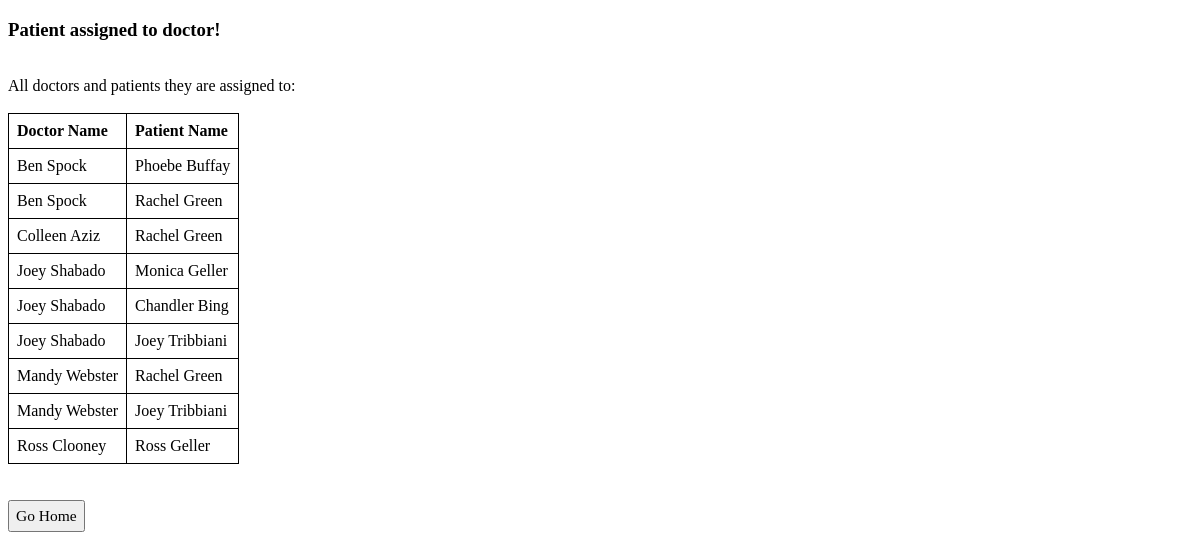
Screenshot of /doctorassigned.php with the database file from the repository.
### tables this page shows
CREATE TABLE doctor (licensenum CHAR(4) NOT NULL, firstname VARCHAR(20) NOT NULL, lastname VARCHAR(20) NOT NULL, licensedate DATE NOT NULL, birthdate DATE NOT NULL, hosworksat CHAR(3), specialty VARCHAR(30), PRIMARY KEY(licensenum));

CREATE TABLE patient (ohipnum CHAR(9) NOT NULL, firstname VARCHAR(20) NOT NULL, lastname VARCHAR(20) NOT NULL, birthdate DATE NOT NULL, PRIMARY KEY(ohipnum));

### doctorassigned.php (the view, shortened to what this page needs)
<!DOCTYPE html>
<html>
<head>
    <link rel="stylesheet" type="text/css" href="styles.css">
</head>
<body>
<?php
    include 'connecttodb.php';
    echo "<h3>" . "Patient assigned to doctor!" . "</h3>";
    echo "<br>";
    $query = "SELECT doctor.firstname as docfname, doctor.lastname as doclname, patient.firstname as pfname, patient.lastname as plname FROM doctor, patient, looksafter WHERE doctor.licensenum = looksafter.licensenum AND patient.ohipnum = looksafter.ohipnum ORDER BY docfname";
    $result=mysqli_query($connection, $query);
    echo "All doctors and patients they are assigned to:<br><br>";
    echo "<table>";
    echo "<tr>";
    echo "<th>" . "Doctor Name" . "</th>";
    echo "<th>" . "Patient Name" . "</th>";
    echo "</tr>";
    while ($row=mysqli_fetch_assoc($result)) {
        echo "<tr>";
        echo "<td>" . $row["docfname"] . " " . $row["doclname"] . "</td>";
        echo "<td>" . $row["pfname"] . " " . $row["plname"] . "</td>";
        echo "</tr>";
    }
    echo "<table><br><br>";
?>
<form action="home.php" method="post" id="home">
<input type="submit" value="Go Home">
</form>
</body>
</html>

### styles.css (style rules this page uses)
h3 { font-family: "Times New Roman"; }
body { font-family: "Georgia"; }
input { font-family: "Georgia"; font-size: 15.5px; padding: 5px 6px; }
table, th, td { border: 1px solid black; border-collapse: collapse; padding: 8px; }
th { text-align: left; }

### rows the page displays
doctor: firstname "Ben", lastname "Spock", patient.firstname "Phoebe", patient.lastname "Buffay", patient.firstname "Rachel", patient.lastname "Green"
doctor: firstname "Colleen", lastname "Aziz", patient.firstname "Rachel", patient.lastname "Green"
doctor: firstname "Joey", lastname "Shabado", patient.firstname "Monica", patient.lastname "Geller", patient.firstname "Chandler", patient.lastname "Bing", patient.firstname "Joey", patient.lastname "Tribbiani"
doctor: firstname "Mandy", lastname "Webster", patient.firstname "Rachel", patient.lastname "Green", patient.firstname "Joey", patient.lastname "Tribbiani"
doctor: firstname "Ross", lastname "Clooney", patient.firstname "Ross", patient.lastname "Geller"
